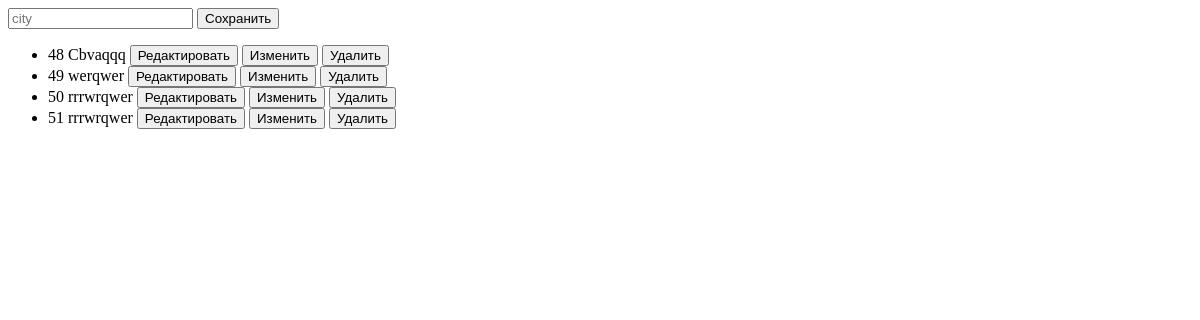
The app's page /python, older data.
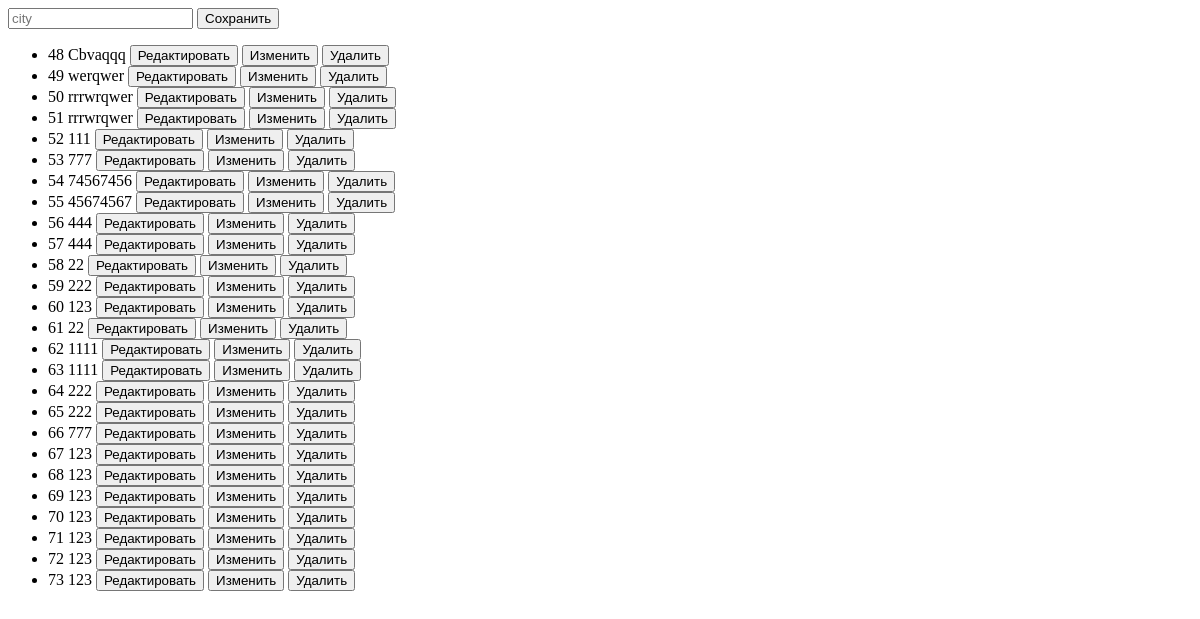
The same page, newer data.
### tables this page shows
CREATE TABLE Data (
    id INTEGER PRIMARY KEY AUTOINCREMENT,
    city TEXT
    );

### python/main.py (the view, shortened to what this page needs)
@app.route("/python", methods=["GET", "POST"])
def python():
    with sqlite3.connect(file) as con:
        cur = con.cursor()
        cur.execute('SELECT * FROM Data')
        lst_city = cur.fetchall()
    return render_template("crud.htm", lst_city=lst_city)

### python/templates/crud.htm (shortened to what this page needs)
<!DOCTYPE html>
<html lang="en">
<head>
    <link type="text/css" href="{{ url_for('static', filename='css/style.css')}}" rel="stylesheet"/>
</head>
<body>
<form method="POST">
    <input type="text" placeholder="city" name="city">
    <input type="submit" value="Сохранить" name="submit">
</form>
<ul>
    {%for x in lst_city%}
    <li>{{x[0]}} {{x[1]}}
        <button id="id{{x[0]}}" onclick="edit(this.id)">Редактировать</button>
        <form method="POST">
            <input type="submit" value="Изменить" name="submit">
        </form>
        <form method="POST">
            <input type="submit" value="Удалить" name="submit">
        </form>
        {% endfor %}
    </li>
</ul>
</body>
</html>

### python/static/css/style.css (style rules this page uses)
form { display: inline; }

Row changes from the older to the newer data that the page shows:
added Data: id "52", city "111"
added Data: id "53", city "777"
added Data: id "54", city "74567456"
added Data: id "55", city "45674567"
added Data: id "56", city "444"
added Data: id "57", city "444"
added Data: id "58", city "22"
added Data: id "59", city "222"
added Data: id "60", city "123"
added Data: id "61", city "22"
added Data: id "62", city "1111"
added Data: id "63", city "1111"
added Data: id "64", city "222"
added Data: id "65", city "222"
added Data: id "66", city "777"
added Data: id "67", city "123"
added Data: id "68", city "123"
added Data: id "69", city "123"
added Data: id "70", city "123"
added Data: id "71", city "123"
added Data: id "72", city "123"
added Data: id "73", city "123"
